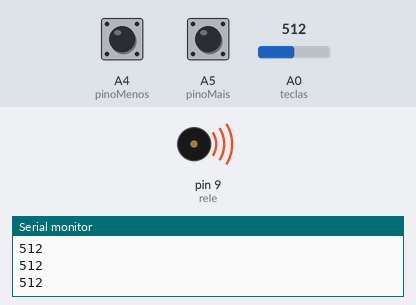
Bench run of a sketch on a simulated Arduino Uno, built with avr-gcc and run on an emulated ATmega328P. On the bench: buzzer (waves = sounding), the last lines printed to the serial monitor. The test bench sets the inputs (shaded band); at power-on: A0 (teclas) = 512, A4 (pinoMenos) HIGH, A5 (pinoMais) HIGH.

Above: at 1.2 s.
1.3 s: A0 (teclas) set to 32
At 2.2 s:
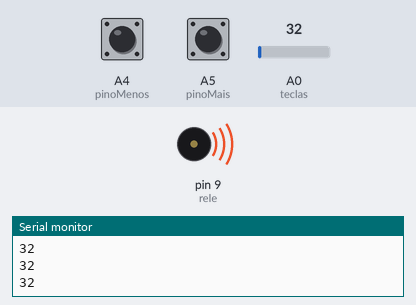
2.8 s: A0 (teclas) set to 27
At 4.0 s:
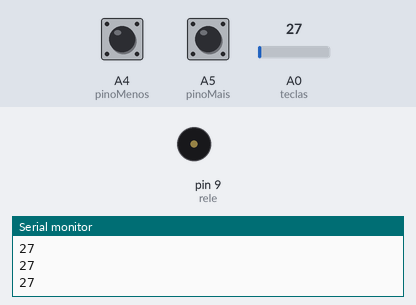
4.3 s: A0 (teclas) set to 122
At 5.2 s:
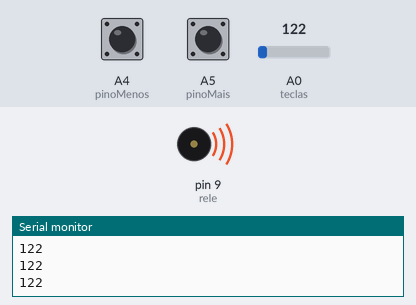
5.8 s: A0 (teclas) set to 20
At 6.4 s:
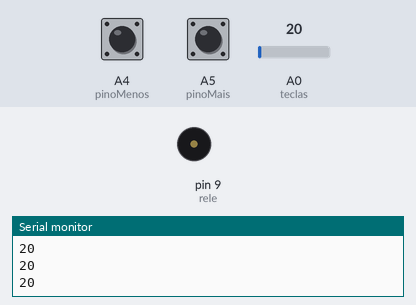
Timing chart, 0 to 8.3 s (numbered marks = the images above; inputs shaded):
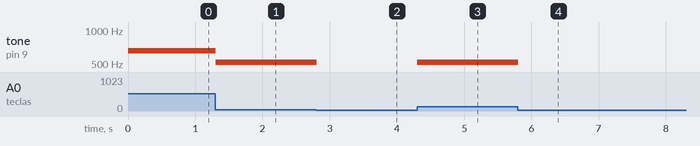

The sketch:

piano_maisSimplesAinda_-_backup.ino
```cpp
#define rele 9
#define teclas A0
#define pinoMais A5
#define pinoMenos A4

int nota = 0;
int c = 65, d = 73, e = 82, f = 87, g = 98, a = 110, b = 123;
float multiplicador[] = {
  0.5, 1.0, 2.0, 4.0, 8.0, 16.0, 32.0, 64.0
};

bool mais, menos;

void setup() {
  Serial.begin(9600);

  pinMode(rele, OUTPUT);
  pinMode(teclas, INPUT);
  pinMode(pinoMais, INPUT);
  pinMode(pinoMenos, INPUT);
}

void loop() {
  static bool maisAtu, maisAnt, menosAtu, menosAnt;
  static int n = 3;
  float multi = multiplicador[n];

  maisAtu = digitalRead(pinoMais);
  if (maisAtu != maisAnt) {
    if (maisAtu == LOW) {
      mais = LOW;
    }
    maisAnt = maisAtu;
  } else {
    mais = HIGH;
  }

  menosAtu = digitalRead(pinoMenos);
  if (menosAtu != menosAnt) {
    if (menosAtu == LOW) {
      menos = LOW;
    }
    menosAnt = menosAtu;
  } else {
    menos = HIGH;
  }

  if (mais == LOW) {
    if (n < 7) {
      n++;
    }
  }
  else if (menos == LOW) {
    if (n > 0) {
      n--;
    }
  }

  nota = analogRead(teclas);
  Serial.println(nota);
  if ((nota >= 30) and (nota < 210)) {
    tone(rele, c * multi);
  }
  else if ((nota >= 210) and (nota < 410)) {
    tone(rele, d * multi);
  }
  else if ((nota >= 410) and (nota < 525)) {
    tone(rele, e * multi);
  }
  else if ((nota >= 525) and (nota < 610)) {
    tone(rele, f * multi);
  }
  else if ((nota >= 610) and (nota < 730)) {
    tone(rele, g * multi);
  }
  else if ((nota >= 730) and (nota < 915)) {
    tone(rele, a * multi);
  }
  else if (nota >= 915) {
    tone(rele, b * multi);
    }
  else {
    noTone(rele);
  }
}
```

Measured:
- the behaviour switches between 30 and 29 on A0 (teclas) (found by bisection; images 1 and 2)
- after the input at 1.3 s, tone on pin 9 (rele): 656 Hz → 520 Hz at once
- after the input at 2.8 s, tone on pin 9 (rele): 520 Hz → silent at once
- after the input at 4.3 s, tone on pin 9 (rele): silent → 520 Hz at once
- after the input at 5.8 s, tone on pin 9 (rele): 520 Hz → silent at once
